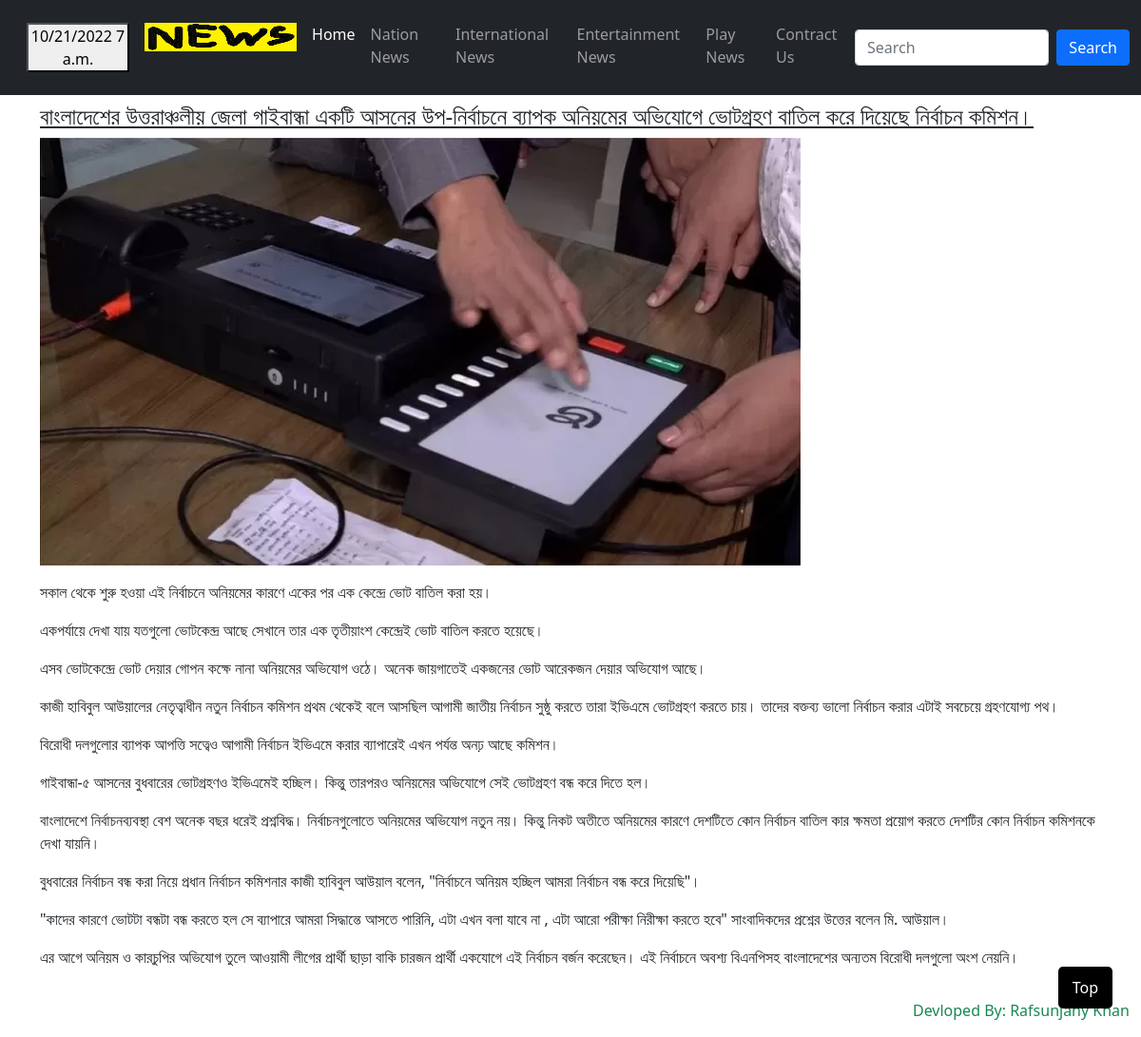
/news-details/news-3, run on the app's committed database.
### newsApp/models.py (models this page shows, shortened)
class News(models.Model):
    choice_category =(
        ('জাতীয়', 'জাতীয়'),
        ('আন্তর্জাতিক', 'আন্তর্জাতিক'),
        ('বিনোদন', 'বিনোদন'),
        ('খেলা', 'খেলা'),
    )
    title = models.CharField(max_length=800)
    category = MultiSelectField(max_length=255, choices=choice_category)
    details = RichTextUploadingField()
    date = models.DateField(default=timezone.now())
    slug = AutoSlugField(populate_from='title', unique=True, null=True, default=None)
    image = models.ImageField(upload_to='NewsImage')
    class Meta:
        verbose_name = 'News'
        verbose_name_plural = 'News'

### newsApp/views.py (the view)
# urls.py: path('news-details/<slug>', views.news_details, name='news-details'),
def news_details(request, slug):
    details = News.objects.get(slug=slug)
    return render(request, 'news_details.html',{'details': details})

### newsApp/templates/news_details.html
{% extends 'base.html' %}
{% block content %}
<div class="container">
    <div class="row">
        <div class="col mt-2">
            <h4 class="text-bold"><u>{{  details.title }}</u></h4>
            <img class="img-top" src="{{details.image.url}}" alt="">
        </div>
        <p class="my-2">{{ details.details|safe }}</p>
    </div>
</div>
{% endblock content %}

### newsApp/templates/base.html (style rules this page uses)
* { margin: 0; padding: 0; box-sizing: border-box; }

### data on the page
News: title "বাংলাদেশের উত্তরাঞ্চলীয় জেলা গাইবান্ধা একটি আসনের উপ-নির্বাচনে ব্যাপক অনিয়মের অভিযোগে ভোটগ্রহণ বাতিল করে দিয়েছে নির্বাচন কমিশন।", image (picture), details "সকাল থেকে শুরু হওয়া এই নির্বাচনে অনিয়মের কারণে একের পর এক কেন্দ্রে ভোট বাতিল করা হয়। একপর্যায়ে দেখা যায় যতগুলো ভোটকেন্দ্র আছে সেখানে তার এক তৃতীয়াংশ কেন্দ্রেই ভোট বাতিল করতে হয়েছে। এসব ভোটকেন্দ্রে ভোট দেয়ার গোপন কক্ষে নানা অনিয়মের অভিযোগ ওঠে। অনেক জায়গাতেই একজনের ভোট আরেকজন দেয়ার অভিযোগ আছে। কাজী হাবিবুল আউয়ালের নেতৃত্বাধীন নতুন নির্বাচন কমিশন প্রথম থেকেই বলে আসছিল আগামী জাতীয় নির্বাচন সুষ্ঠু করতে তারা ইভিএমে ভোটগ্রহণ করতে চায়। তাদের বক্তব্য ভালো নির্বাচন করার এটাই সবচেয়ে গ্রহণযোগ্য পথ। বিরোধী দলগুলোর ব্যাপক আপত্তি সত্বেও আগামী নির্বাচন ইভিএমে করার ব্যাপারেই এখন পর্যন্ত অনঢ় আছে কমিশন। গাইবান্ধা-৫ আসনের বুধবারের ভোটগ্রহণও ইভিএমেই হচ্ছিল। কিন্তু তারপরও অনিয়মের অভিযোগে সেই…"
